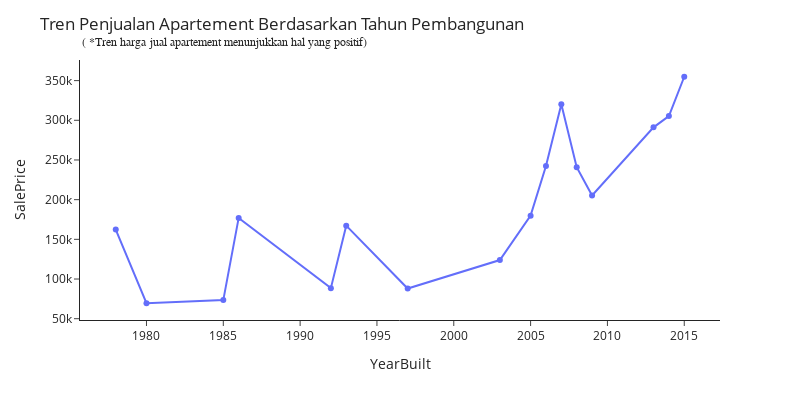

Notebook code cell kept with this figure:
### Markdown cell above
### **Analisis Data SalePrice(Target) Terhadap Kolom Numeric**

### Code cell
# membuat grafik line plot
fig = px.line(df.groupby('YearBuilt')[['SalePrice']].median().reset_index(), 
              x='YearBuilt', 
              y='SalePrice', 
              markers=True)

# menambahkan anotasi
annotations = []
annotations.append(dict(xref='paper', yref='paper',
                        x=0.0, y=1.10,
                        text='( *Tren harga jual apartement menunjukkan hal yang positif)',
                             font=dict(family='Arial', size=12),
                        showarrow=False))

# Update layout untuk mengatur bingkai
fig.update_layout(
    title_text="Tren Penjualan Apartement Berdasarkan Tahun Pembangunan",
    showlegend=False,
    width=800,
    height=400,
    template="simple_white"
)

# menampilkan grfaik
fig.update_layout(annotations=annotations)
fig.show()

### Figure 1 — Plotly figure (JSON) as saved in the notebook; plotly's stock layout.template omitted (floating-point values rounded to 4 significant figures)
{"data": [{"hovertemplate": "YearBuilt=%{x}<br>SalePrice=%{y}<extra></extra>", "legendgroup": "", "line": {"color": "#636efa", "dash": "solid"}, "marker": {"symbol": "circle"}, "mode": "markers+lines", "name": "", "orientation": "v", "showlegend": false, "type": "scatter", "x": [1978, 1980, 1985, 1986, 1992, 1993, 1997, 2003, 2005, 2006, 2007, 2008, 2009, 2013, 2014, 2015], "xaxis": "x", "y": [162400.0, 69470.0, 73451, 176991, 88495, 167256, 88050.0, 123893, 179867, 242300, 320353, 240900.0, 205345, 291150, 305309, 354867], "yaxis": "y"}], "layout": {"annotations": [{"font": {"family": "Arial", "size": 12}, "showarrow": false, "text": "( *Tren harga jual apartement menunjukkan hal yang positif)", "x": 0, "xref": "paper", "y": 1.1, "yref": "paper"}], "height": 400, "legend": {"tracegroupgap": 0}, "margin": {"t": 60}, "showlegend": false, "title": {"text": "Tren Penjualan Apartement Berdasarkan Tahun Pembangunan"}, "width": 800, "xaxis": {"anchor": "y", "domain": [0, 1], "title": {"text": "YearBuilt"}}, "yaxis": {"anchor": "x", "domain": [0, 1], "title": {"text": "SalePrice"}}}}
